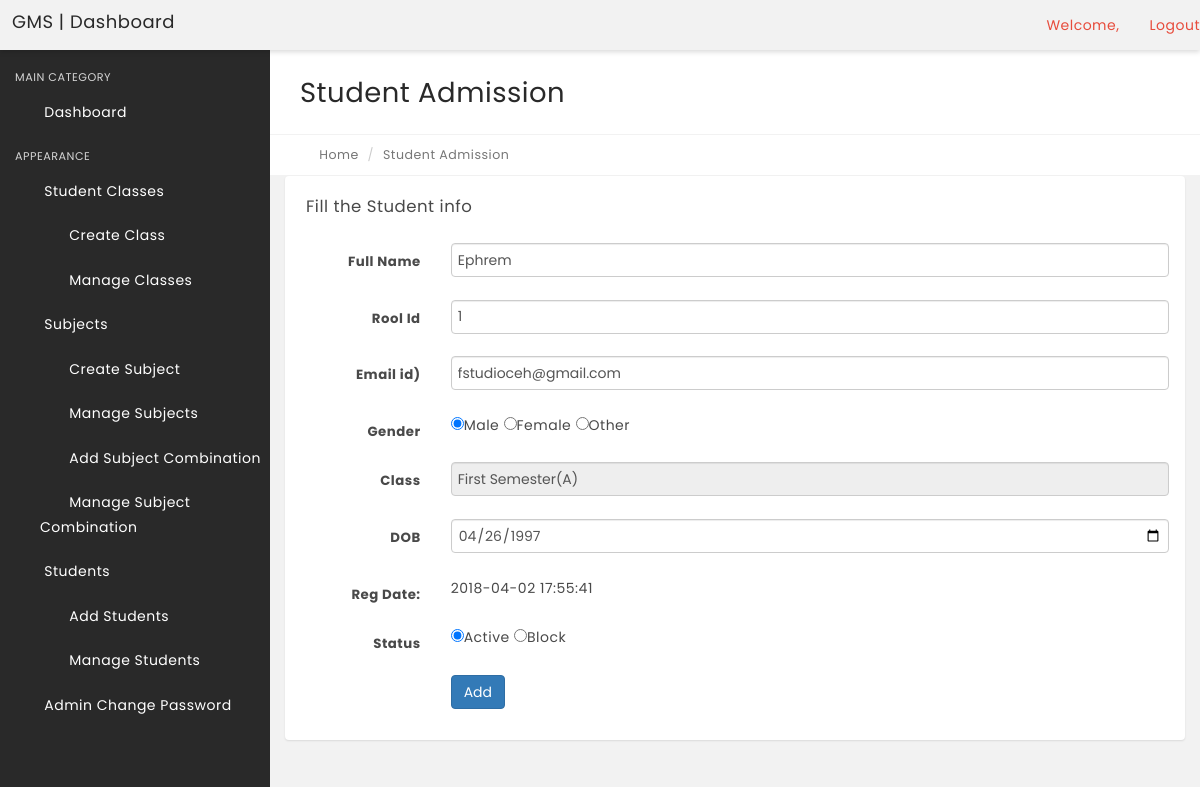
Page /edit-student.php?stid=1 on the committed database.
### tables this page shows
CREATE TABLE `tblstudents` (
  `StudentId` int(11) NOT NULL,
  `StudentName` varchar(100) NOT NULL,
  `RollId` varchar(100) NOT NULL,
  `StudentEmail` varchar(100) NOT NULL,
  `Gender` varchar(10) NOT NULL,
  `DOB` varchar(100) NOT NULL,
  `ClassId` int(11) NOT NULL,
  `RegDate` timestamp NOT NULL DEFAULT CURRENT_TIMESTAMP,
  `UpdationDate` timestamp NULL DEFAULT NULL ON UPDATE CURRENT_TIMESTAMP,
  `Status` int(1) NOT NULL
);

CREATE TABLE `tblclasses` (
  `id` int(11) NOT NULL,
  `ClassName` varchar(80) DEFAULT NULL,
  `ClassNameNumeric` int(4) NOT NULL,
  `Section` varchar(5) NOT NULL,
  `CreationDate` timestamp NOT NULL DEFAULT CURRENT_TIMESTAMP,
  `UpdationDate` timestamp NOT NULL DEFAULT '0000-00-00 00:00:00' ON UPDATE CURRENT_TIMESTAMP
);

### edit-student.php (the view, shortened to what this page needs)
<?php
if(strlen($_SESSION['alogin'])=="")
    {
    header("Location: index.php");
    }
    else{
$stid=intval($_GET['stid']);
?>
<!DOCTYPE html>
<html lang="en">
    <head>
        <link rel="stylesheet" href="css/bootstrap.min.css" media="screen" >
        <link rel="stylesheet" href="css/font-awesome.min.css" media="screen" >
        <link rel="stylesheet" href="css/animate-css/animate.min.css" media="screen" >
        <link rel="stylesheet" href="css/lobipanel/lobipanel.min.css" media="screen" >
        <link rel="stylesheet" href="css/prism/prism.css" media="screen" >
        <link rel="stylesheet" href="css/select2/select2.min.css" >
        <link rel="stylesheet" href="css/main.css" media="screen" >
    </head>
    <body class="top-navbar-fixed">
        <div class="main-wrapper">
  <?php include('includes/topbar.php');?>
            <div class="content-wrapper">
                <div class="content-container">
                   <?php include('includes/leftbar.php');?>
                    <div class="main-page">
                     <div class="container-fluid">
                            <div class="row page-title-div">
                                <div class="col-md-6">
                                    <h2 class="title">Student Admission</h2>
                                </div>
                            </div>
                            <div class="row breadcrumb-div">
                                <div class="col-md-6">
                                    <ul class="breadcrumb">
                                        <li><a href="dashboard.php"><i class="fa fa-home"></i> Home</a></li>
                                        <li class="active">Student Admission</li>
                                    </ul>
                                </div>
                            </div>
                        </div>
                        <div class="container-fluid">
                        <div class="row">
                                    <div class="col-md-12">
                                        <div class="panel">
                                            <div class="panel-heading">
                                                <div class="panel-title">
                                                    <h5>Fill the Student info</h5>
                                                </div>
                                            </div>
                                            <div class="panel-body">
                                                <form class="form-horizontal" method="post">
<?php
$sql = "SELECT tblstudents.StudentName,tblstudents.RollId,tblstudents.RegDate,tblstudents.StudentId,tblstudents.Status,tblstudents.StudentEmail,tblstudents.Gender,tblstudents.DOB,tblclasses.ClassName,tblclasses.Section from tblstudents join tblclasses on tblclasses.id=tblstudents.ClassId where tblstudents.StudentId=:stid";
$query = $dbh->prepare($sql);
$query->bindParam(':stid',$stid,PDO::PARAM_STR);
$query->execute();
$results=$query->fetchAll(PDO::FETCH_OBJ);
if($query->rowCount() > 0)
{
foreach($results as $result)
{  ?>
<div class="form-group">
<label for="default" class="col-sm-2 control-label">Full Name</label>
<div class="col-sm-10">
<input type="text" name="fullanme" class="form-control" id="fullanme" value="<?php echo htmlentities($result->StudentName)?>" required="required" autocomplete="off">
</div>
</div>
<div class="form-group">
<label for="default" class="col-sm-2 control-label">Rool Id</label>
<div class="col-sm-10">
<input type="text" name="rollid" class="form-control" id="rollid" value="<?php echo htmlentities($result->RollId)?>" maxlength="5" required="required" autocomplete="off">
</div>
</div>
<div class="form-group">
<label for="default" class="col-sm-2 control-label">Email id)</label>
<div class="col-sm-10">
<input type="email" name="emailid" class="form-control" id="email" value="<?php echo htmlentities($result->StudentEmail)?>" required="required" autocomplete="off">
</div>
</div>
<div class="form-group">
<label for="default" class="col-sm-2 control-label">Gender</label>
<div class="col-sm-10">
<?php  $gndr=$result->Gender;
if($gndr=="Male")
{
?>
<input type="radio" name="gender" value="Male" required="required" checked>Male <input type="radio" name="gender" value="Female" required="required">Female <input type="radio" name="gender" value="Other" required="required">Other
<?php }?>
</div>
</div>
                                                    <div class="form-group">
                                                        <label for="default" class="col-sm-2 control-label">Class</label>
                                                        <div class="col-sm-10">
<input type="text" name="classname" class="form-control" id="classname" value="<?php echo htmlentities($result->ClassName)?>(<?php echo htmlentities($result->Section)?>)" readonly>
                                                        </div>
                                                    </div>
<div class="form-group">
                                                        <label for="date" class="col-sm-2 control-label">DOB</label>
                                                        <div class="col-sm-10">
                <input type="date"  name="dob" class="form-control" value="<?php echo htmlentities($result->DOB)?>" id="date">
                                                        </div>
                                                    </div>
<div class="form-group">
<label for="default" class="col-sm-2 control-label">Reg Date: </label>
<div class="col-sm-10">
<?php echo htmlentities($result->RegDate)?>
</div>
</div>
<div class="form-group">
<label for="default" class="col-sm-2 control-label">Status</label>
<div class="col-sm-10">
<?php  $stats=$result->Status;
if($stats=="1")
{
?>
<input type="radio" name="status" value="1" required="required" checked>Active <input type="radio" name="status" value="0" required="required">Block
<?php }?>
</div>
</div>
<?php }} ?>
                                                    <div class="form-group">
                                                        <div class="col-sm-offset-2 col-sm-10">
                                                            <button type="submit" name="submit" class="btn btn-primary">Add</button>
                                                        </div>
                                                    </div>
                                                </form>
                                            </div>
                                        </div>
                                    </div>
                                </div>
                    </div>
                </div>
            </div>
        </div>
    </body>
</html>
<?PHP } ?>

### rows in the picture
tblstudents: fullanme "Ephrem", rollid "1", emailid "fstudioceh@gmail.com", classname "First Semester(A)", dob "04/26/1997", RegDate "2018-04-02 17:55:41"
